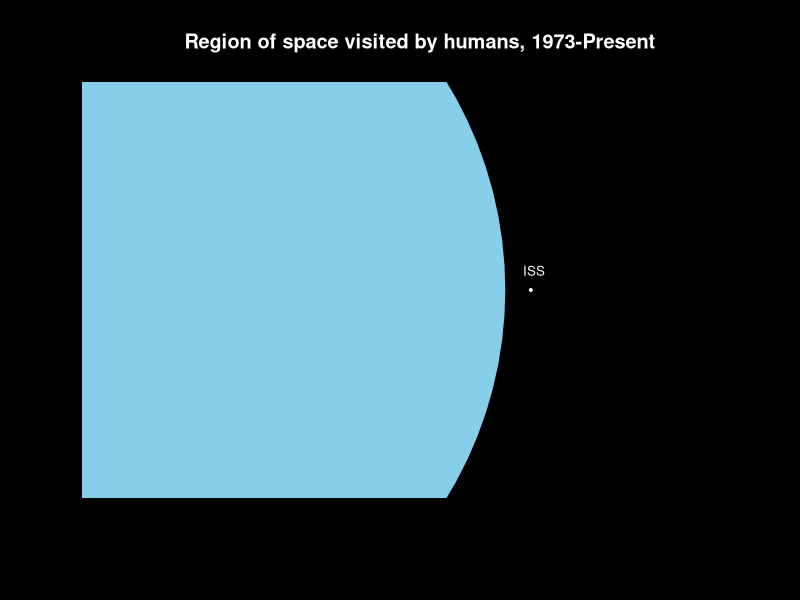
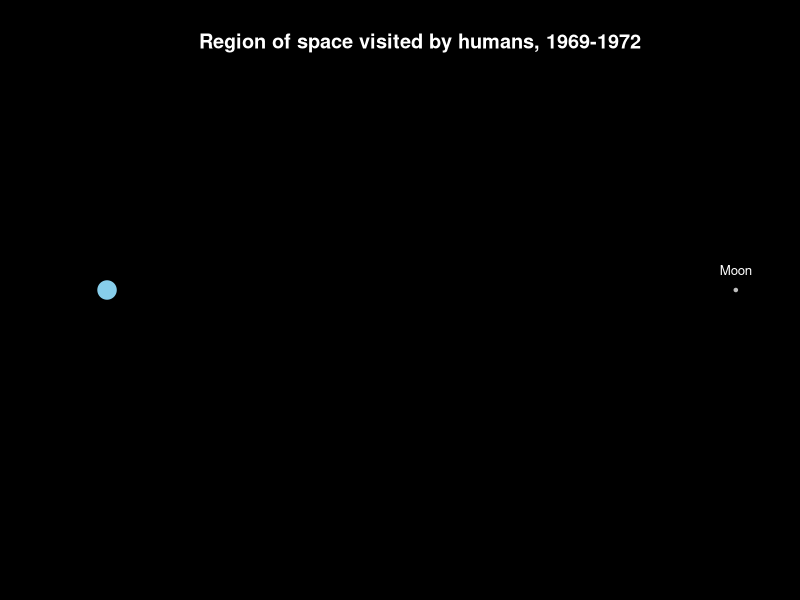

Write the R code that produced these figures, in order.
library(plotrix)

#Draws two graphics of relative distances of Moon, ISS, and Earth

options(scipen = 5)
par(bg = "black")
plot(c(0, 10000), c(-1000, 1000), type = "n", xlab = "", ylab = "", main = "Region of space visited by humans, 1973-Present", yaxt = "n", xaxt = "n", col.main = "white")

draw.circle(x = 0, y = 0, radius = 6371, col = "sky blue")
draw.circle(x = 6371 + 400, y = 0, radius = 40, col = "white")
text(6371 + 450, 100, "ISS",
     cex = .8, col = "white")

plot(c(0, 389000), c(-385000/2, 385000/2), type = "n", xlab = "", ylab = "", main = "Region of space visited by humans, 1969-1972", col = "white", xaxt = "n", col.main = "white")

draw.circle(x = 0, y = 0, radius = 6371, col = "sky blue")
draw.circle(x = 6371 + 384400, y = 0, radius = 3475/2, col = "grey")
text(6371 + 384400, 20000, "Moon",
     cex = .8, col = "white")

